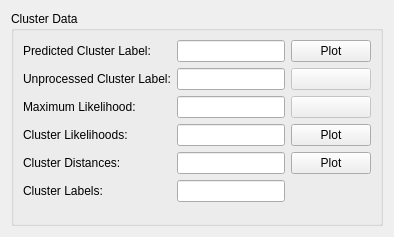
              <widget class="QWidget" name="page_58">
               <layout class="QGridLayout" name="gridLayout_35">
                <item row="0" column="0">
                 <widget class="QGroupBox" name="groupBox16_2">
                  <property name="title">
                   <string>Cluster Data</string>
                  </property>
                  <layout class="QGridLayout" name="gridLayout_77">
                   <item row="0" column="0">
                    <layout class="QGridLayout" name="gridLayout_34">
                     <item row="0" column="0">
                      <layout class="QFormLayout" name="formLayout_34">
                       <item row="0" column="0">
                        <widget class="QLabel" name="label_28">
                         <property name="text">
                          <string>Predicted Cluster Label:</string>
                         </property>
                        </widget>
                       </item>
                       <item row="0" column="1">
                        <widget class="QLineEdit" name="predictionWindow_clusterer_predictedClusterLabel"/>
                       </item>
                       <item row="1" column="0">
                        <widget class="QLabel" name="label_139">
                         <property name="text">
                          <string>Unprocessed Cluster Label:</string>
                         </property>
                        </widget>
                       </item>
                       <item row="1" column="1">
                        <widget class="QLineEdit" name="predictionWindow_predictedClassLabel_4"/>
                       </item>
                       <item row="2" column="0">
                        <widget class="QLabel" name="label_138">
                         <property name="text">
                          <string>Maximum Likelihood:</string>
                         </property>
                        </widget>
                       </item>
                       <item row="2" column="1">
                        <widget class="QLineEdit" name="predictionWindow_clusterer_maximumLikelihood">
                         <property name="text">
                          <string/>
                         </property>
                        </widget>
                       </item>
                       <item row="3" column="0">
                        <widget class="QLabel" name="label_29">
                         <property name="text">
                          <string>Cluster Likelihoods:</string>
                         </property>
                        </widget>
                       </item>
                       <item row="3" column="1">
                        <widget class="QLineEdit" name="predictionWindow_clusterer_clusterLikelihoods">
                         <property name="text">
                          <string/>
                         </property>
                        </widget>
                       </item>
                       <item row="4" column="0">
                        <widget class="QLabel" name="label_30">
                         <property name="text">
                          <string>Cluster Distances:</string>
                         </property>
                        </widget>
                       </item>
                       <item row="4" column="1">
                        <widget class="QLineEdit" name="predictionWindow_clusterer_clusterDistances">
                         <property name="text">
                          <string/>
                         </property>
                        </widget>
                       </item>
                       <item row="5" column="0">
                        <widget class="QLabel" name="label_137">
                         <property name="text">
                          <string>Cluster Labels:</string>
                         </property>
                        </widget>
                       </item>
                       <item row="5" column="1">
                        <widget class="QLineEdit" name="predictionWindow_clusterer_classLabels">
                         <property name="text">
                          <string/>
                         </property>
                        </widget>
                       </item>
                      </layout>
                     </item>
                     <item row="0" column="1">
                      <layout class="QVBoxLayout" name="verticalLayout_30">
                       <item>
                        <widget class="QPushButton" name="predictionWindow_plotPredictedClusterLabelsDataButton">
                         <property name="sizePolicy">
                          <sizepolicy hsizetype="Preferred" vsizetype="Fixed">
                           <horstretch>0</horstretch>
                           <verstretch>0</verstretch>
                          </sizepolicy>
                         </property>
                         <property name="text">
                          <string>Plot</string>
                         </property>
                        </widget>
                       </item>
                       <item>
                        <widget class="QPushButton" name="filler_5">
                         <property name="enabled">
                          <bool>false</bool>
                         </property>
                         <property name="sizePolicy">
                          <sizepolicy hsizetype="Preferred" vsizetype="Fixed">
                           <horstretch>0</horstretch>
                           <verstretch>0</verstretch>
                          </sizepolicy>
                         </property>
                         <property name="text">
                          <string/>
                         </property>
                        </widget>
                       </item>
                       <item>
                        <widget class="QPushButton" name="filler_6">
                         <property name="enabled">
                          <bool>false</bool>
                         </property>
                         <property name="sizePolicy">
                          <sizepolicy hsizetype="Preferred" vsizetype="Fixed">
                           <horstretch>0</horstretch>
                           <verstretch>0</verstretch>
                          </sizepolicy>
                         </property>
                         <property name="text">
                          <string/>
                         </property>
                        </widget>
                       </item>
                       <item>
                        <widget class="QPushButton" name="predictionWindow_plotClusterLikelihoodsDataButton">
                         <property name="sizePolicy">
                          <sizepolicy hsizetype="Minimum" vsizetype="Fixed">
                           <horstretch>0</horstretch>
                           <verstretch>0</verstretch>
                          </sizepolicy>
                         </property>
                         <property name="text">
                          <string>Plot</string>
                         </property>
                        </widget>
                       </item>
                       <item>
                        <widget class="QPushButton" name="predictionWindow_plotClusterDistancesDataButton">
                         <property name="sizePolicy">
                          <sizepolicy hsizetype="Minimum" vsizetype="Fixed">
                           <horstretch>0</horstretch>
                           <verstretch>0</verstretch>
                          </sizepolicy>
                         </property>
                         <property name="text">
                          <string>Plot</string>
                         </property>
                        </widget>
                       </item>
                       <item>
                        <spacer name="verticalSpacer_7">
                         <property name="orientation">
                          <enum>Qt::Vertical</enum>
                         </property>
                         <property name="sizeHint" stdset="0">
                          <size>
                           <width>20</width>
                           <height>40</height>
                          </size>
                         </property>
                        </spacer>
                       </item>
                      </layout>
                     </item>
                    </layout>
                   </item>
                  </layout>
                 </widget>
                </item>
               </layout>
              </widget>
